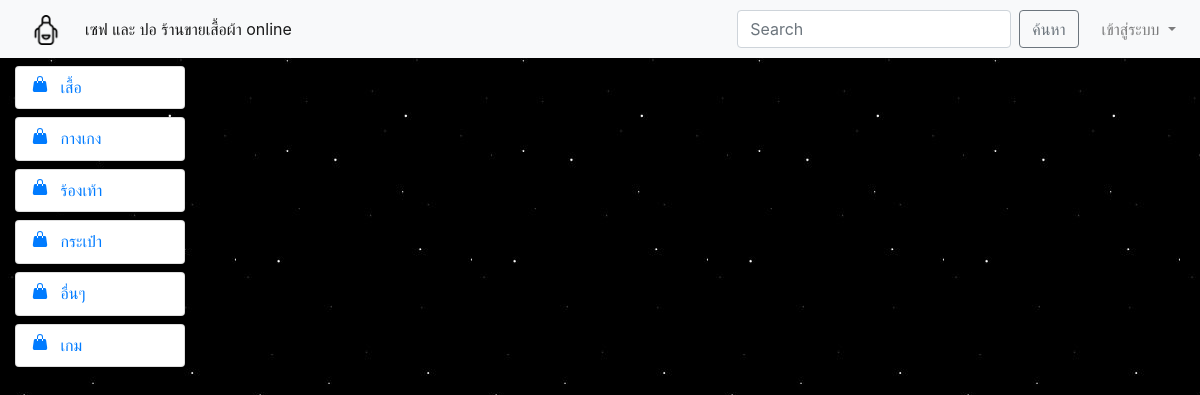
The page /index.php?type=1 on the database as committed earlier.
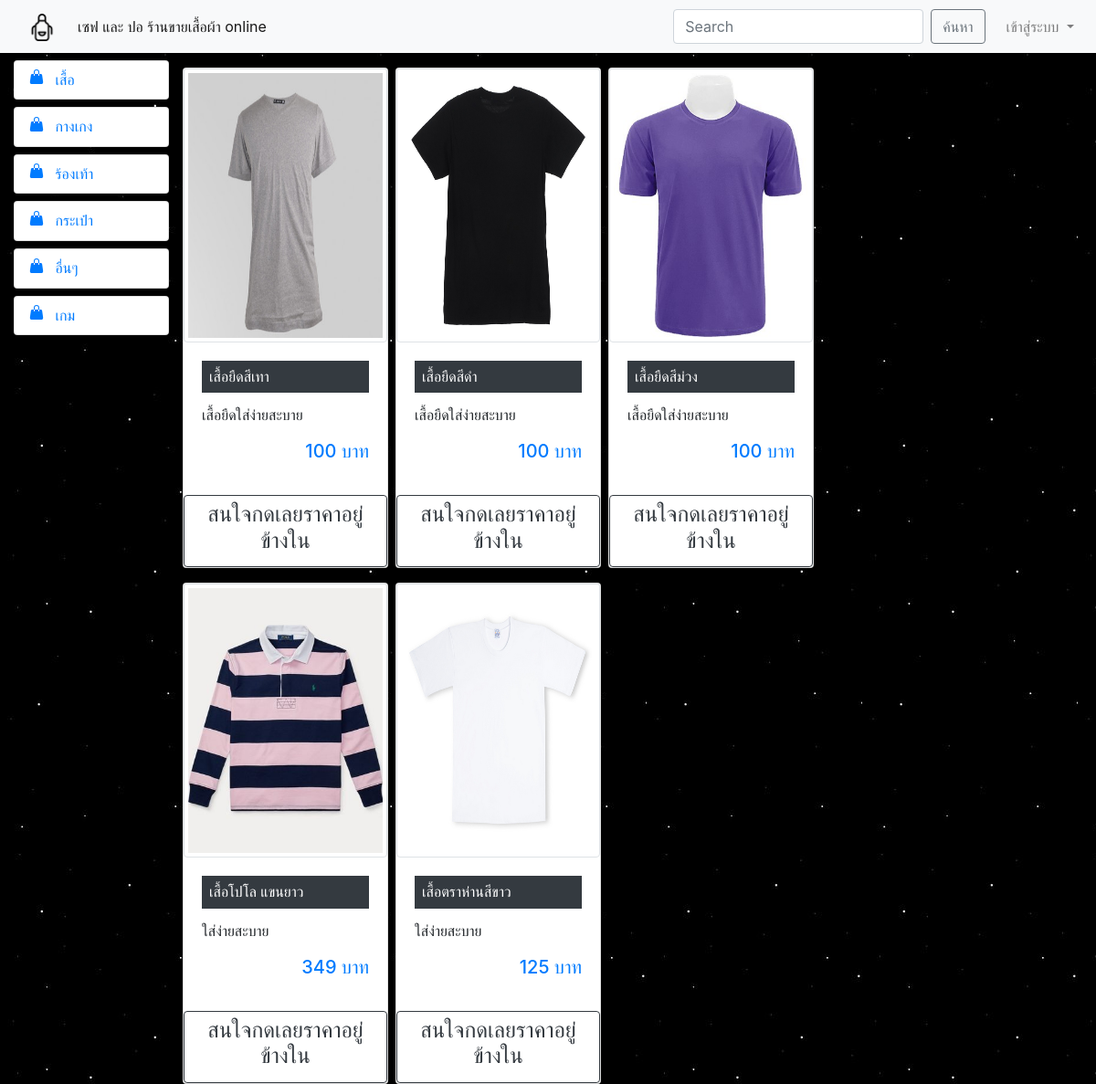
The same page on the database as committed later.
### tables this page shows
CREATE TABLE `item_type` (
  `item_type_id` int(3) NOT NULL COMMENT 'หมายเลข',
  `item_type_name` varchar(16) NOT NULL COMMENT 'ชื่อ บ ขนส่ง'
);

CREATE TABLE `item` (
  `id_item` int(10) NOT NULL COMMENT 'รหัสสินค้า',
  `item_name` text NOT NULL,
  `item_price` int(10) NOT NULL COMMENT 'ราคา',
  `item_type` int(2) NOT NULL COMMENT 'ประเภท',
  `item_disc` text NOT NULL COMMENT 'คำอธิบาย',
  `item_preview` mediumtext NOT NULL COMMENT 'คำอธิบายแบบย่อ',
  `item_amount` int(10) NOT NULL COMMENT 'จำนวน',
  `imagelocation` text NOT NULL
);

### index.php (the view, shortened to what this page needs)
<?php
require_once('connect.php');
?>
<?php
$page     = basename($_SERVER['PHP_SELF'], ".php");
?>
<!DOCTYPE html>
<html lang="en">
<head>
  <link rel="stylesheet" href="css/bootstrap.min.css" />
</head>
<body>
  <?php include_once (__DIR__) . ('/include/navbar2.php');
  $item_type = $conn->prepare("SELECT * FROM `item_type`");
  $item_type->execute();
  ?>
  <div class="container-fluid">
    <div class="row">
      <div class="col-sm-2 col-md-2 sidebar">
        <ul class="nav flex-column">
          <?php
          while ($item_type_result = $item_type->fetch()) {
          ?>
            <li class="nav-item card mt-2">
              <a class="nav-link" href="index.php?type=<?php echo $item_type_result["item_type_id"]; ?>">
                <?php echo $item_type_result["item_type_name"]; ?>
              </a>
            </li>
          <?php } ?>
        </ul>
      </div>
      <div class="col-md-9">
        <div class="row">
          <?php
          if (isset($_GET["type"])) {
            $item_type_get = $_GET["type"];
          } else {
            $item_type_get = "";
          }
          if (isset($_GET["search"])) {
            echo $search = $_GET["search"];
            $stmt = $conn->prepare("SELECT * FROM `item` WHERE item_name LIKE '%$search%'");
          } else {
            if ($item_type_get == "") {
              $stmt = $conn->prepare("SELECT * FROM `item`");
            } else {
              $stmt = $conn->prepare("SELECT * FROM `item` WHERE item_type = '$item_type_get'");
            }
          }
          $stmt->execute();
          while ($result = $stmt->fetch()) {
          ?>
            <div class="col-md-3 mt-3 mr-2">
              <div class="row">
                <div class="card" style="width: 21rem;">
                  <img style="width: 350px; height: 300px;" src="image/item/<?php echo $result["imagelocation"] ?>" class="card-img-top img-thumbnail" alt="Card image cap">
                  <div class="card-body">
                    <h6 class="card-title"><span class="d-block p-2 bg-dark text-white"><?php echo $result["item_name"] ?></span></h6>
                    <p class="text-left"><?php echo $result["item_preview"]; ?></p>
                    <h5 class="text-right">
                      <p class="text-primary"><?php echo $result["item_price"] . " บาท"; ?></p>
                    </h5>
                  </div>
                  <center><a href="item_detail.php?id_item=<?php echo $result['id_item']; ?>"><button type="button" class="btn btn-outline-dark">
                        <h4>สนใจกดเลยราคาอยู่ข้างใน</h4>
                      </button></a></center>
                </div>
              </div>
            </div><?php
                } ?>
        </div>
      </div>
    </div>
  </div>
</body>
</html>

### include/navbar2.php (shortened to what this page needs)
<nav class="navbar navbar-expand-lg navbar-light bg-light">
  <div class="container-fluid">
    <a class="navbar-brand" href="index.php">
      <img src="image/apron.png" width="30" height="30" alt="" />
    </a>
    <div class="collapse navbar-collapse" id="navbarSupportedContent">
      <ul class="navbar-nav mr-auto">
        <li class="<?php echo ($page == 'index') ? 'active' : ''; ?>">
          <a class="nav-link" href="index.php">เซฟ และ ปอ ร้านขายเสื้อผ้า online<span class="sr-only">(current)</span></a>
        </li>
      </ul>
      <form class="form-inline my-2 my-lg-0" action="index.php" method="GET">
        <input class="form-control mr-sm-2" type="search" placeholder="Search" aria-label="Search" name="search">
        <button class="btn btn-outline-secondary my-2 my-sm-0" type="submit">ค้นหา</button>
      </form>
    </div>
  </div>
  <?php
  if (isset($_SESSION["user_username"])) {
  ?>
    <ul class="navbar-nav">
      <li class="nav-item dropdown">
        <a class="nav-link dropdown-toggle" href="#" id="navbarDropdown" role="button" data-toggle="dropdown" aria-haspopup="true" aria-expanded="false">
          username : <?php echo $_SESSION["user_fullname"]; ?>
          <span class="caret"></span>
        </a>
        <div class="dropdown-menu" aria-labelledby="navbarDropdown">
          <a class="nav-link" href="user_data.php">username : <?php echo $_SESSION["user_fullname"]; ?> แก้ไขเปลี่ยนแปลงข้อมูลผู้ใช้</a>
          <?php
          if ($_SESSION["user_status"] == 1) { ?>
            <a class="nav-link" href="admin.php">Admin : ITEM add remove update </a>
            <a class="nav-link" href="payment_check.php">Admin : ตรวจสอบแจ้งชำระ</a>
            <a class="nav-link" href="order.php">Admin : ordersของลูกค้า</a>
            <a class="nav-link" href="track.php">Admin : แปะเลขTRACKING ให้order ที่จ่ายเงินแล้ว</a>
          <?php } ?>
          <a class="nav-link" href="cart.php?act=update1">ตะกร้า</a>
          <a class="nav-link" href="payment.php">แจ้งชำระ</a>
          <a class="nav-link" href="order_user.php">คำสั่งซื้อของฉัน</a>
          <a class="nav-link" href="logout.php">ออกจากระบบ</a>
        </div>
      </li>
    </ul>
  <?php
  } else { ?>
    <ul class="navbar-nav">
      <li class="nav-item dropdown">
        <a class="nav-link dropdown-toggle" href="#" id="navbarDropdown" role="button" data-toggle="dropdown" aria-haspopup="true" aria-expanded="false">
          เข้าสู่ระบบ
        </a>
      </li>
    </ul>
    <?php }
    ?>
</nav>

### include/navbar2.php (style rules this page uses)
body { background-image: url('image/space.jpg'); background-repeat: initial; }

Rows that differ between the two databases and show on the page:
added item: imagelocation (picture), item_name "เสื้อยืดสีเทา", item_preview "เสื้อยืดใส่ง่ายสะบาย", item_price "100"
added item: imagelocation (picture), item_name "เสื้อยืดสีดำ", item_preview "เสื้อยืดใส่ง่ายสะบาย", item_price "100"
added item: imagelocation (picture), item_name "เสื้อยืดสีม่วง", item_preview "เสื้อยืดใส่ง่ายสะบาย", item_price "100"
added item: imagelocation (picture), item_name "เสื้อโปโล แขนยาว", item_preview "ใส่ง่ายสะบาย", item_price "349"
added item: imagelocation (picture), item_name "เสื้อตราห่านสีขาว", item_preview "ใส่ง่ายสะบาย", item_price "125"
